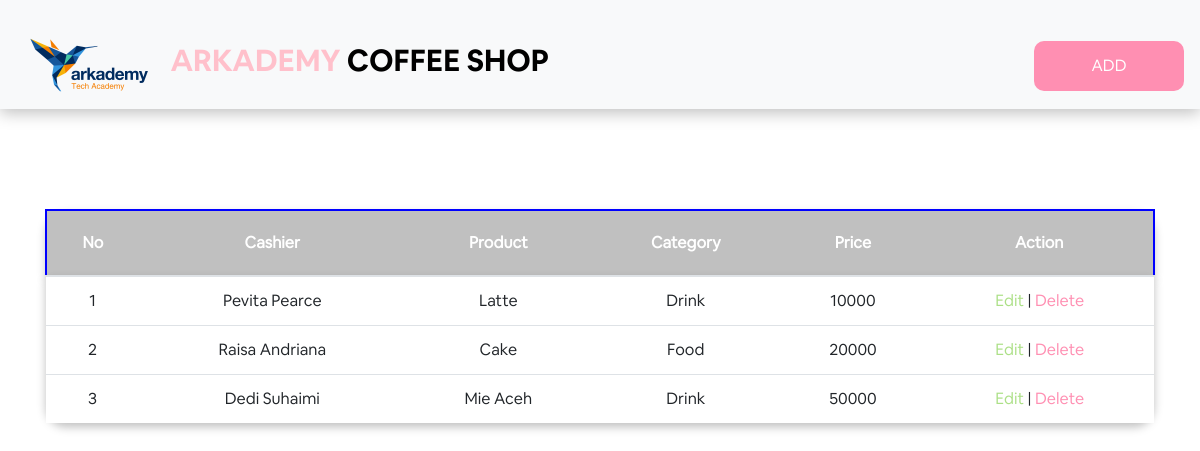
/6c/index.php, run on the app's committed database.
### tables this page shows
CREATE TABLE `product`  (
  `id` int(11) NOT NULL AUTO_INCREMENT,
  `name` varchar(255) NULL DEFAULT NULL,
  `price` int(10) NULL DEFAULT NULL,
  `id_category` int(255) NULL DEFAULT NULL,
  `id_cashier` int(255) NULL DEFAULT NULL,
  PRIMARY KEY (`id`) USING BTREE
);

CREATE TABLE `cashier`  (
  `id` int(11) NOT NULL,
  `name` varchar(255) NULL DEFAULT NULL,
  PRIMARY KEY (`id`) USING BTREE
);

CREATE TABLE `category`  (
  `id` int(11) NOT NULL,
  `name` varchar(255) NULL DEFAULT NULL,
  PRIMARY KEY (`id`) USING BTREE
);

### 6c/index.php (the view, shortened to what this page needs)
<!DOCTYPE html>
<html lang="en">
    <?php require_once 'connections.php'; ?>
  <head>
    <link
      rel="stylesheet"
      href="https://stackpath.bootstrapcdn.com/bootstrap/4.3.1/css/bootstrap.min.css"
    />
    <link rel="stylesheet" href="css/style.css" />
  </head>
  <body>
    <nav class="navbar navbar-light bg-light">
      <a class="navbar-brand" href="#">
        <img src="img/logo.png" width="30" height="30" alt="" />
        <span class="arkademy">Arkademy </span
        ><span class="coffee">Coffee Shop</span>
      </a>
      <button class="btn my-2 my-sm-0" type="submit" data-toggle="modal" data-target="#exampleModal"> Add</button>
    </nav>
    <div class="container">
      <table class="table head-silver">
        <thead>
          <tr>
            <th scope="col">No</th>
            <th scope="col">Cashier</th>
            <th scope="col">Product</th>
            <th scope="col">Category</th>
            <th scope="col">Price</th>
            <th scope="col">Action</th>
          </tr>
        </thead>
        <tbody>
            <?php
            $sql = "SELECT
            cashier.`name` AS cashierName,
            category.`name` AS categoryName,
            product.`name` AS productName,
            product.price AS productPrice
          FROM
            cashier,
            category,
            product
          WHERE
            category.id = product.id_category
            AND cashier.id = product.id_cashier
          ";
            $result = $connect->query($sql);
            $no = 1;
            if($result->num_rows > 0) {
             while($row = $result->fetch_assoc()) {
                 echo "<tr>
                 <td>".$no++."</td>
                 <td>".$row['cashierName']."</td>
                 <td>".$row['productName']."</td>
                 <td>".$row['categoryName']."</td>
                 <td>".$row['productPrice']."</td>
                 <td>
                 <a class='edit-link' href='#'>Edit</a> |
                 <a class='delete-link' href='#'>Delete</a>
                 </td>
                 </tr>";
             }
         } else {
             echo "<tr><td colspan='5'><center>No Data Avaliable</center></td></tr>";
         }
         ?>
        </tbody>
      </table>
    </div>
  </body>
</html>

### 6c/css/style.css (style rules this page uses)
body { font-family: Airbnb Cereal App Book; }
.container { margin-top: 100px; }
.head-silver thead { color: white; border: 2px solid blue !important; background:silver; line-height: 40px; box-shadow: 0px 4px 10px rgba(0, 0, 0, 0.25); border-radius: 20px 20px 0px 0px; }
.navbar-brand img { width: 150px; height: 106px; }
nav { height: 109px; left: 0px; top: 0px; background: #FFFEFE; box-shadow: 0px 4px 15px rgba(0, 0, 0, 0.25); }
nav span { text-transform: uppercase; font-family: Airbnb Cereal App Bold; font-weight: bold; font-size: 30px; }
.arkademy { color: pink; }
.coffee { color: black; }
nav .btn { background: #FF8FB2; border-radius: 10px; width: 150px; height: 50px; color: white; text-transform: uppercase; }
tbody { background: #FFFFFF; box-shadow: 0px 4px 10px rgba(0, 0, 0, 0.25); border-radius: 0px 0px 20px 20px; }
table { text-align: center; }
table td { font-family: Airbnb Cereal App Book; }
.edit-link { color: #ACE087; }
.delete-link { color: #FF8FB2 ; }

### data on the page
product: id_cashier.name "Pevita Pearce", name "Latte", id_category.name "Drink", price "10000"
product: id_cashier.name "Raisa Andriana", name "Cake", id_category.name "Food", price "20000"
product: id_cashier.name "Dedi Suhaimi", name "Mie Aceh", id_category.name "Drink", price "50000"
